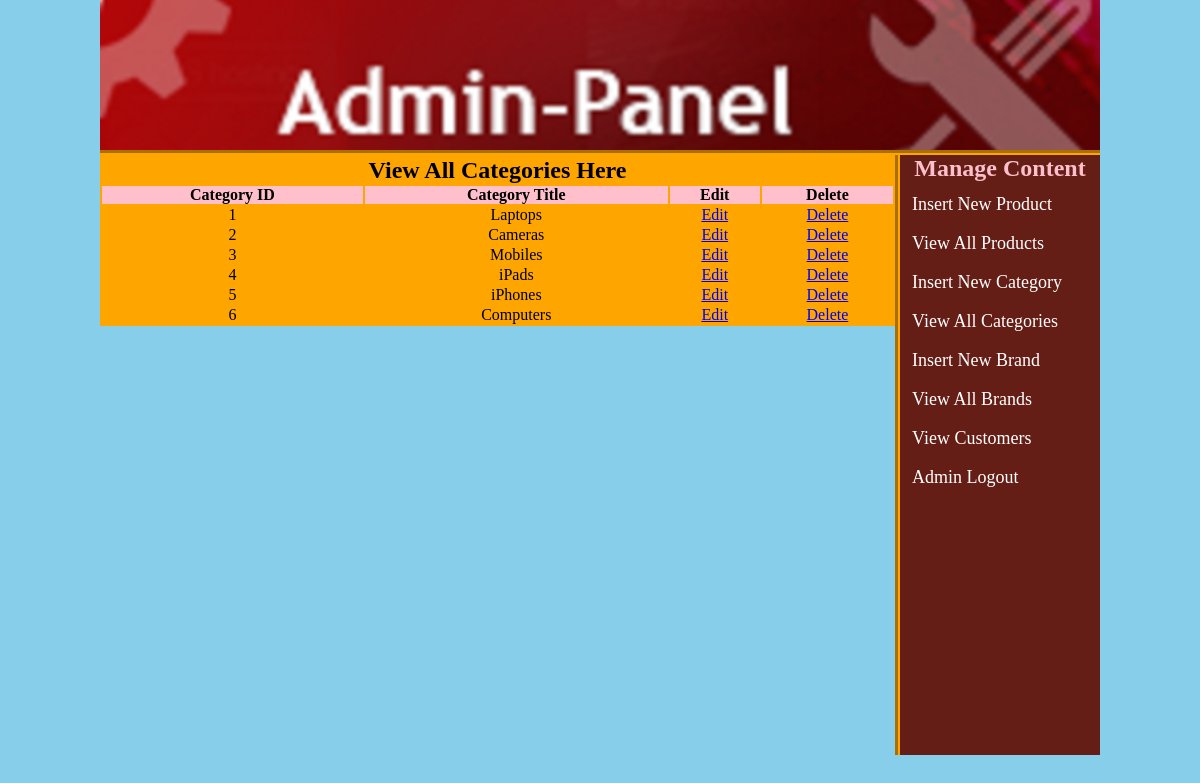
The page /admin_area/index.php?view_cats (signed in) on the database its author committed.
### tables this page shows
CREATE TABLE `categories` (
  `cat_id` int(100) NOT NULL,
  `cat_title` text NOT NULL
);

### admin_area/view_cats.php (the view)
<table width="795" align="center" bgcolor="orange">
<tr align="center"  >
	<td colspan="6"><h2>View All Categories Here</h2></td>
</tr>
<tr align="center" bgcolor="pink">
	<th>Category ID</th>
	<th>Category Title</th>
	<th>Edit</th>
	<th>Delete</th>
</tr>
<?php
include("includes/db.php");
$get_cat = "select * from categories";
$run_cat = mysqli_query($con , $get_cat);
$i = 0;
while ($row_cat = mysqli_fetch_array($run_cat)){
	$cat_id = $row_cat['cat_id'];
	$cat_title = $row_cat['cat_title'];
	$i++;
?>
<tr align="center">
	<td><?php echo $i; ?></td>
	<td><?php echo $cat_title; ?></td>
	<td><a href="index.php?edit_cat=<?php echo $cat_id; ?>">Edit</a></td>
	<td><a href="delete_cat.php?delete_cat=<?php echo $cat_id; ?>">Delete</a></td>
</tr>
<?php } ?>
</table>

### admin_area/styles/style.css (style rules this page uses)
html, body, div, span, applet, object, iframe, h1, h2, h3, h4, h5, h6, p, blockquote, pre, a, abbr, acronym, address, big, cite, code, del, dfn, em, img, ins, kbd, q, s, samp, small, strike, strong, sub, sup, tt, var, b, u, i, center, dl, dt, dd, ol, ul, li, fieldset, form, label, legend, table, caption, tbody, tfoot, thead, tr, th, td, article, aside, canvas, details, embed, figure, figcaption, footer, header, hgroup, menu, nav, output, ruby, section, summary, time, mark, audio, video { margin: 0; padding: 0; border: 0; vertical-align: baseline; }
body { background:skyblue; }

### rows shown on the page
categories: cat_title "Laptops"
categories: cat_title "Cameras"
categories: cat_title "Mobiles"
categories: cat_title "iPads"
categories: cat_title "iPhones"
categories: cat_title "Computers"
